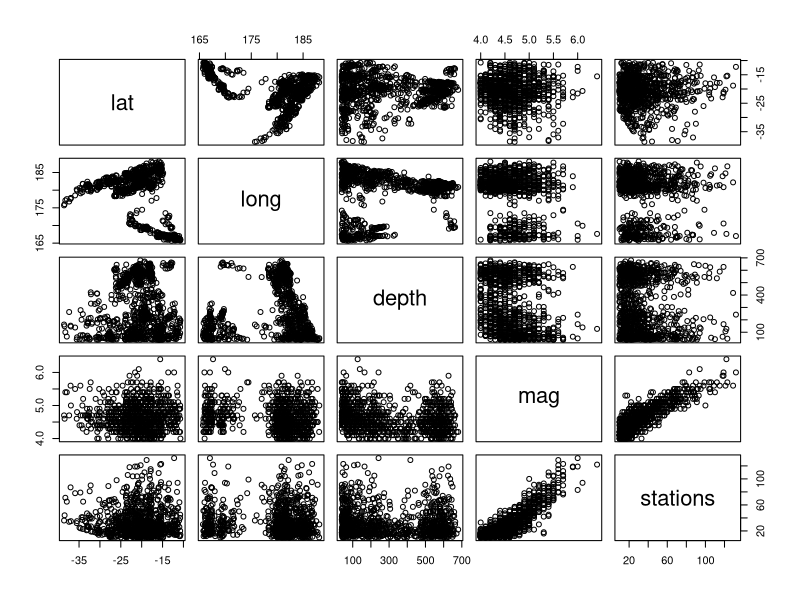
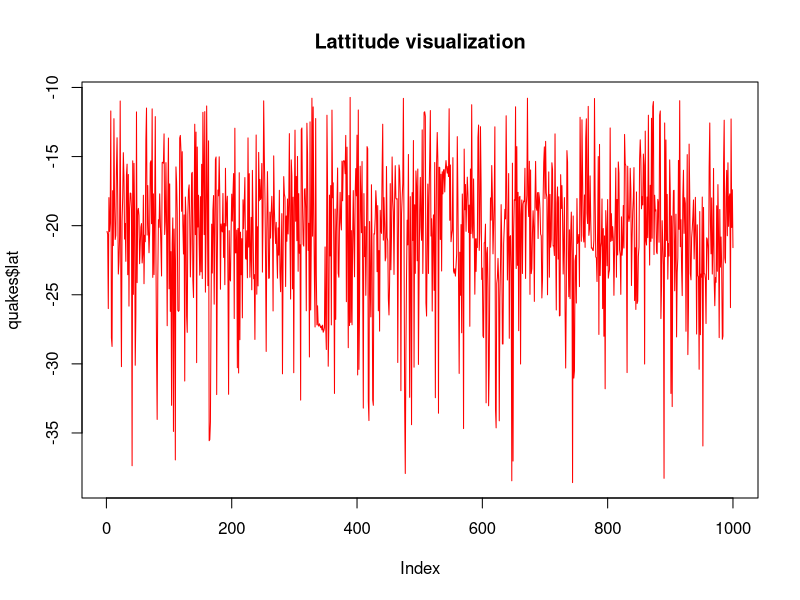
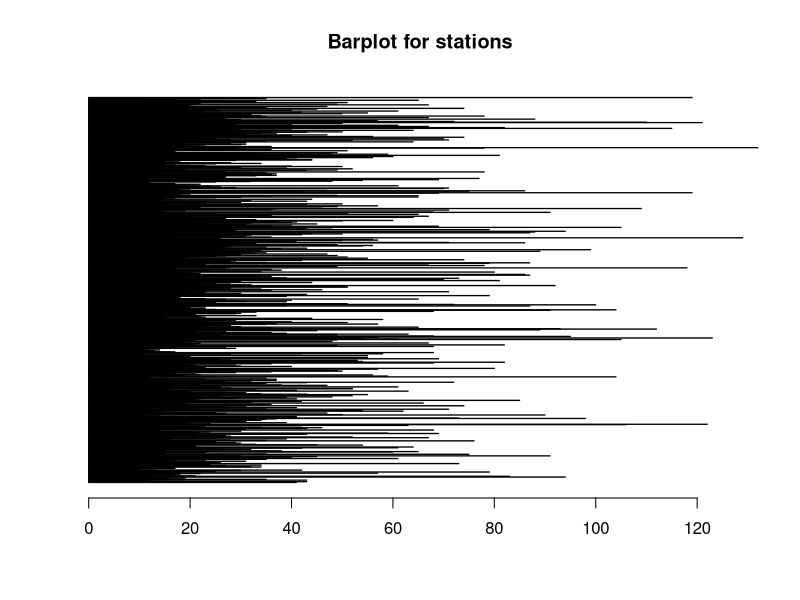
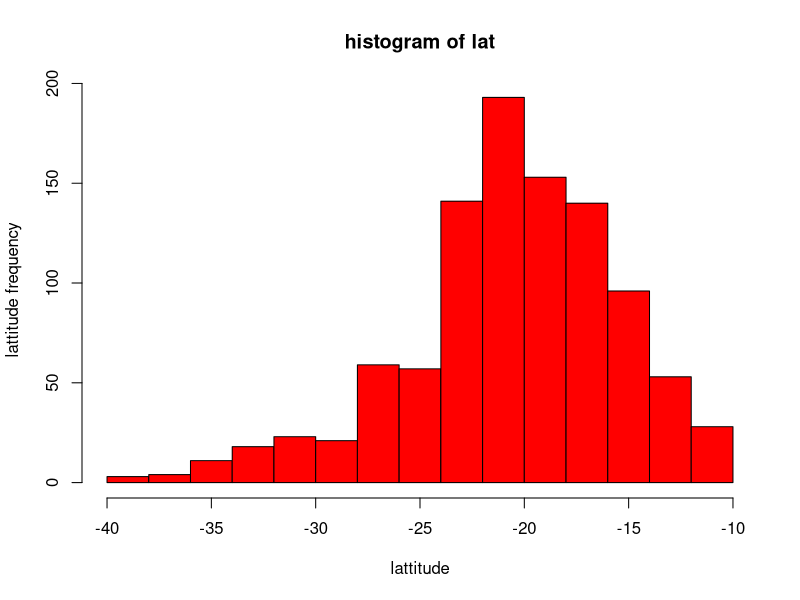
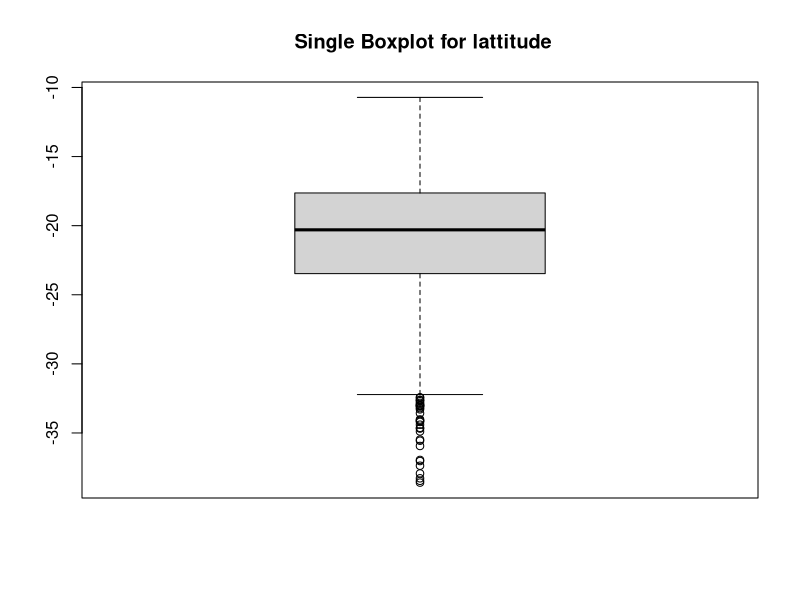
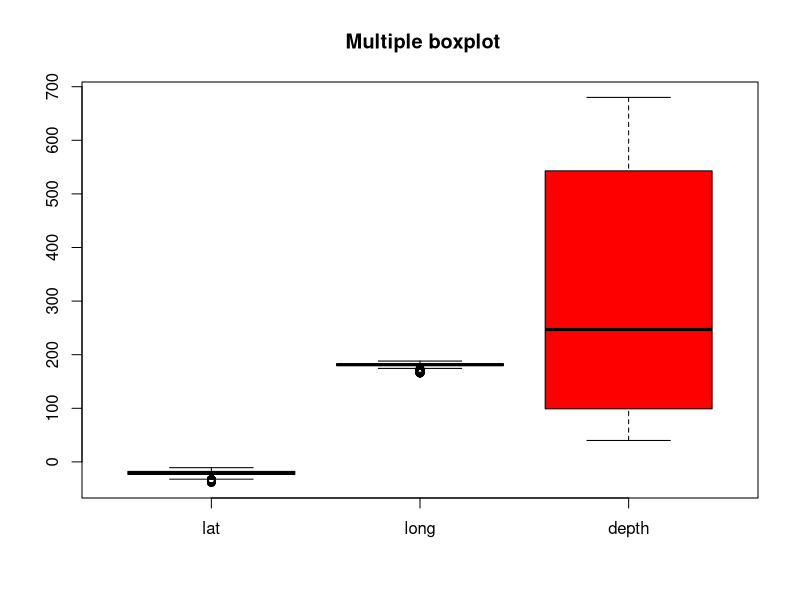
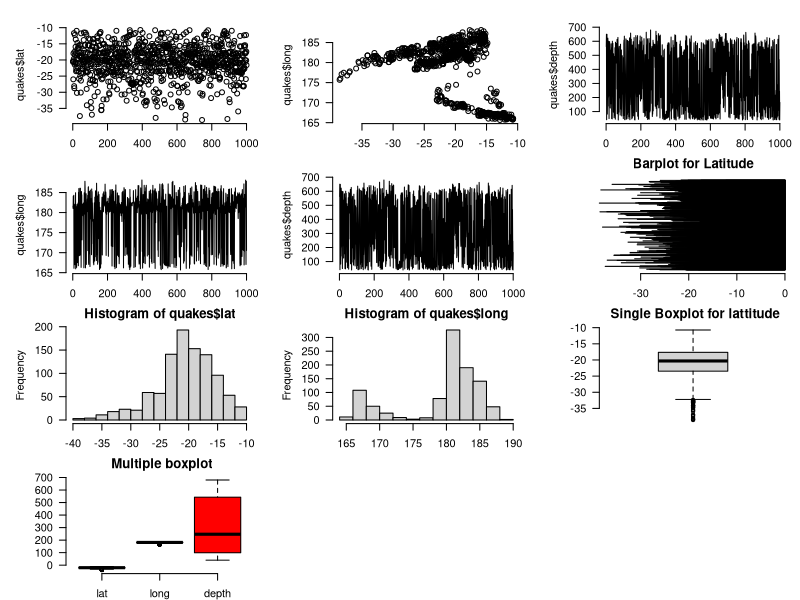

These charts were generated, in order, by the following R code: (Note: this script raises an error after producing the figures.)
##Home work dataset quakes- Locations of Earthquakes of Fiji
e_quakes<-datasets::quakes
quakes

head(quakes)
head(quakes,15)
tail(quakes)
plot(quakes)
plot(quakes$lat, main='Lattitude visualization',type="l",col= 'red')



barplot(quakes$stations, main = 'Barplot for stations', col= 'red',horiz = T,axes=T)


hist(quakes$lat, main = 'histogram of lat', xlab = 'lattitude',
     ylab = 'lattitude frequency', col = 'red')


boxplot(quakes$lat, main = ' Single Boxplot for lattitude')
boxplot(quakes[,1:3], main= ' Multiple boxplot',col = 'red')


boxplot.stats(quakes$lat)$out
par(mfrow=c(4,3), mar=c(2,5,2,1), las=1, bty="n" )
#par(mfrow=c(3,3), mar=c(2,5,2,1), las=1,bty='n')
#par(mfrow=c(3,3),mar=c(2,5,2,1),  las=1, bty="n")

plot(quakes$lat)
plot(quakes$lat,quakes$long)
plot(quakes$depth, type='l')
plot(quakes$long, type = 'l')
plot(quakes$depth, type = 'l')
barplot(quakes$lat, main = 'Barplot for Latitude', col= 'green',horiz = T,axes=T)
hist(quakes$lat)
hist(quakes$long)
boxplot(quakes$lat, main = ' Single Boxplot for lattitude')
boxplot(quakes[,1:3], main= ' Multiple boxplot',col = 'red')

var(quakes)
skewness(quakes$lat,na.rm=T)
kurtosis(quakes$lat)


